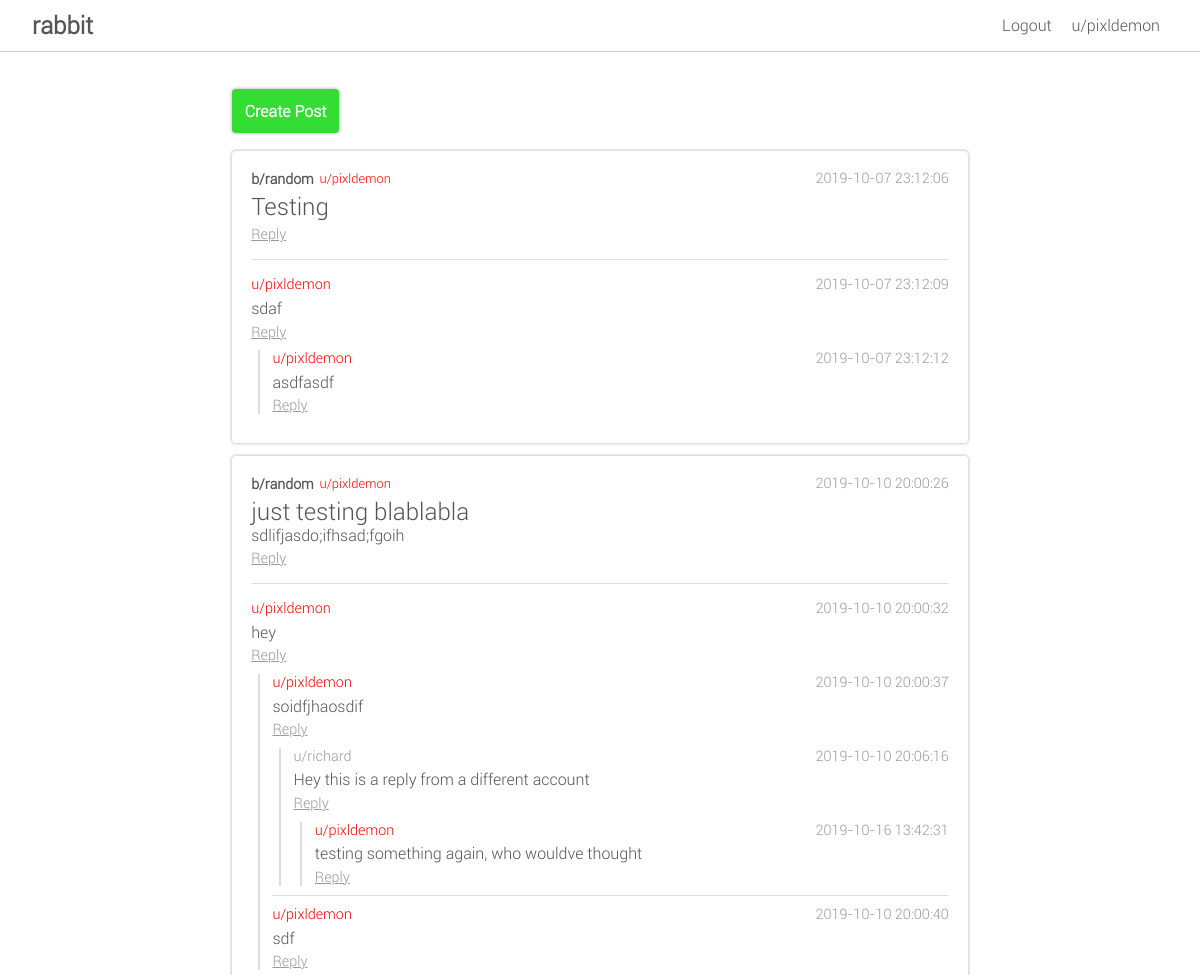
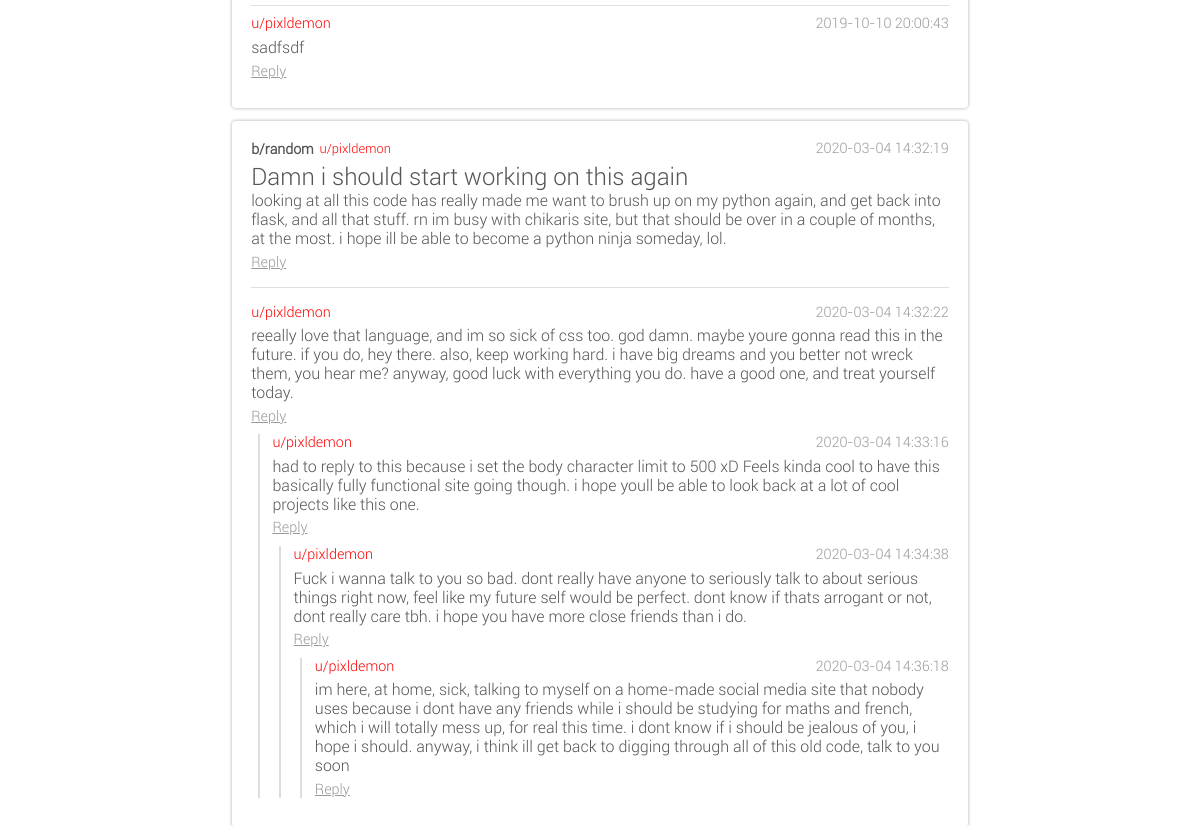
/b/random (signed in), run on the app's committed database (2 pictures, top to bottom).
### database.py (models this page shows, shortened)
class Submission(db.Model):
	__tablename__ = "submission"
	id = db.Column(db.Integer, primary_key=True)
	author_id = db.Column(db.Integer, ForeignKey("user.id"), nullable=False)
	board_id = db.Column(db.Integer, ForeignKey("board.id"), nullable=False)
	parent_id = db.Column(db.Integer, ForeignKey("submission.id"))
	original_post_id = db.Column(db.Integer, ForeignKey("submission.id"))
	creation_date = db.Column(db.DateTime, server_default=db.func.now())
	title = db.Column(db.String(200))
	body = db.Column(db.Text)
	author = db.relationship("User", backref=db.backref("submissions", lazy=True))
	board = db.relationship("Board", backref=db.backref("submissions", lazy=True))
	children = db.relationship("Submission", backref=db.backref("parent", remote_side=[id], foreign_keys=[parent_id], lazy=True), primaryjoin="Submission.id == Submission.parent_id")
	replies = db.relationship("Submission", backref=db.backref("original_post", remote_side=[id], foreign_keys=[original_post_id], lazy=True), primaryjoin="Submission.original_post_id == Submission.id")

class Board(db.Model):
	__tablename__ = "board"
	id = db.Column(db.Integer, primary_key = True)
	name = db.Column(db.String(80), nullable=False, unique=True)
	creator_id = db.Column(db.Integer, ForeignKey("user.id"), nullable=False)
	creation_date = db.Column(db.DateTime, server_default=db.func.now())
	creator = db.relationship("User", backref=db.backref("created_boards", lazy=True))

class User(db.Model):
	__tablename__ = "user"
	id = db.Column(db.Integer, primary_key=True)
	username = db.Column(db.String(80), unique=True, nullable=False)
	email = db.Column(db.String(120), unique=True, nullable=False)
	password = db.Column(db.String(100), nullable=False)
	type = db.Column(db.String(50), nullable=False, server_default="user")
	registration_date = db.Column(db.DateTime, server_default=db.func.now())

### routes.py (the view)
@routes.route("/b/<string:board>")
def view_board(board):
	board = select(Board, name=board)
	if not board:
		flash("This board does not exist", "error")
		return redirect(url_for("routes.home"))
	else:
		amount = request.args.get("amount", default=30)
		submissions = Submission.query.filter_by(board_id=board.id).order_by(Submission.creation_date).limit(amount)
		return render_template("board.html", board=board, submissions=submissions)

### database.py (called while the page is built)
def select(table, multiple=False, **kwargs):
	data = table.query.filter_by(**kwargs)
	return data.first() if not multiple else data.all()

### templates/board.html
{% extends "main.html" %}
{% from "includes/_post_helpers.html" import render_post %}
{% block body %}
	<div>
		<a href="/b/{{ board.name }}/create_post" class="btn-primary btn-post">Create Post</a>
	</div>
	<div class="feed">
		{% if submissions %}
		{% for submission in submissions %}
		{{ render_post(submission) }}
		{% endfor %}
		{% else %}
		There is nothing here
		{% endif %}
	</div>
{% endblock %}

### templates/includes/_post_helpers.html (shortened to what this page needs)
{% from "includes/_form_helpers.html" import render_field %}
{% macro render_post(post, comment_form, target_id, expand_thread=True) %}
<div class="post">
	<div class="post-titlebar">
		<div>
			<span>
				<h3><a href="/b/{{ post.board.name }}">b/{{ post.board.name }}</a></h3>
			</span>
			{{ render_user(post.author) }}
		</div>
		<span>{{ post.creation_date }}</span>
	</div>
	<div class="post-body">
		<h2><a href="/post/{{ post.id }}">{{ post.title }}</a></h2>
		<p>{{ post.body|safe }}</p>
	</div>
	{% if target_id == post.id %}
	<hr>
	<div class="comment_form">
		<form action="/reply/{{ post.id }}" method="post">
			{{ render_field(comment_form.body) }}
			<button class="btn-primary" type="submit" name="post" value="{{ post.id }}">Comment</button>
		</form>
	</div>
	{% else %}
	<div class="comment-footer">
		<a href="/reply/{{ post.id }}">Reply {% if not expand_thread %}({{ post.replies|length - 1 }}){% endif %}</a>
	</div>
	{% endif %}
	{% if post.children and expand_thread %}
	<hr>
	<div class="">
		{% for child in post.children %}
		{{ render_comment(child, target_id, comment_form) }}
		{% endfor %}
	</div>
	{% endif %}
</div>
{% endmacro %}
{% macro render_comment(comment, target_id, comment_form, expand_thread=True) %}
<div class="reply">
	<div class="comment">
		<div class="post-titlebar">
			{{ render_user(comment.author) }}
			<span>{{ comment.creation_date }}</span>
		</div>
		<div class="comment-body">
			{{ comment.body }}
		</div>
		<div class="comment-footer">
			<a href="/reply/{{ comment.id }}">Reply
				{% if not expand_thread %}({{ comment.children|length }}){% endif %}</a>
		</div>
	</div>
	{% if (comment.children or target_id == comment.id) and expand_thread %}
	<div class="thread">
		{% for child in comment.children %}
		{{ render_comment(child, target_id, comment_form) }}
		{% endfor %}
	</div>
	{% endif %}
</div>
{% endmacro %}
{% macro render_user(user) %}
<span>
	<a class="user" data-rank="{{ user.type }}" href="/u/{{ user.username }}">u/{{ user.username }}</a>
</span>
{% endmacro %}

### static/css/styles.css (style rules this page uses)
:root { --primary-color: #fff; --secondary-color: #3d3; --secondary-color-highlight: #4e4; --text-color: #555; --text-color-highlight: #999; --border-radius: 4px; --border-color: rgb(206, 206, 206); }
* { margin: 0; padding: 0; box-sizing: border-box !important; font-family: roboto; }
body { min-height: 100vh; background-color: var(--primary-color); color: var(--text-color); }
hr { height: 1px; border: none; outline: none; margin: 1em 0; opacity: 0.3; background-color: var(--text-color-highlight); }
.textinput, .btn-primary { resize: none; padding: .8em; margin: .3em 0; border-radius: var(--border-radius); border: none; box-shadow: 0px 0px 3px 1px rgba(0,0,0,0.2); }
.btn-primary { font-weight: bold; transition: .3s; font-size: 1em; color: var(--primary-color); cursor: pointer; border: none; background-color: var(--secondary-color); }
.post, .profile, .btn-primary:hover, .textarea { box-shadow: 0px 0px 3px 1px rgba(0,0,0,0.2); }
.post, .profile { padding: 1.2em; margin: .8em 0; border-radius: var(--border-radius); }
.post h2 { font-weight: normal; }
.post-titlebar { color: var(--text-color-highlight); }
.post-titlebar, .post-titlebar > div, .comment-footer { font-size: 0.9em; display: flex; justify-content: space-between; align-items: center; }
.post-titlebar h3 { font-size: 1.1em; margin-right: .4em; color: var(--text-color); display: inline; }
.user[data-rank="admin"] { color: red; }
.comment { margin: .6em 0; }
.comment-body, .post-body { margin: .35em 0; }
.comment-footer > a { color: var(--text-color-highlight); text-decoration: underline; }
.thread { padding-left: .8em; margin-left: .4em; border-left: 2px solid #ddd; overflow: visible; }
.reply:not(:first-child)::before { content: ""; display: block; position: relative; height: 1px; border: none; outline: none; margin: .5rem 0; opacity: 0.3; background-color: var(--text-color-highlight); }
a { display: inline-block; text-decoration: none; color: inherit; }

### data on the page
Submission: creation_date "2019-10-07 23:12:06", title "Testing"
Board: board.name "random"
User: username "pixldemon"
Submission: creation_date "2019-10-07 23:12:09", body "sdaf"
Submission: creation_date "2019-10-07 23:12:12", body "asdfasdf"
Submission: creation_date "2019-10-10 20:00:26", title "just testing blablabla", body "sdlifjasdo;ifhsad;fgoih"
Submission: creation_date "2019-10-10 20:00:32", body "hey"
Submission: creation_date "2019-10-10 20:00:37", body "soidfjhaosdif"
Submission: creation_date "2019-10-10 20:06:16", body "Hey this is a reply from a different account"
User: username "richard"
Submission: creation_date "2019-10-16 13:42:31", body "testing something again, who wouldve thought"
Submission: creation_date "2019-10-10 20:00:40", body "sdf"
Submission: creation_date "2019-10-10 20:00:43", body "sadfsdf"
Submission: creation_date "2020-03-04 14:32:19", title "Damn i should start working on this again", body "looking at all this code has really made me want to brush up on my python again, and get back into flask, and all that stuff. rn im busy with chikaris site, but that should be over in a couple of months, at the most. i hope ill be able to become a python ninja someday, lol."
Submission: creation_date "2020-03-04 14:32:22", body "reeally love that language, and im so sick of css too. god damn. maybe youre gonna read this in the future. if you do, hey there. also, keep working hard. i have big dreams and you better not wreck them, you hear me? anyway, good luck with everything you do. have a good one, and treat yourself today."
Submission: creation_date "2020-03-04 14:33:16", body "had to reply to this because i set the body character limit to 500 xD Feels kinda cool to have this basically fully functional site going though. i hope youll be able to look back at a lot of cool projects like this one."
Submission: creation_date "2020-03-04 14:34:38", body "Fuck i wanna talk to you so bad. dont really have anyone to seriously talk to about serious things right now, feel like my future self would be perfect. dont know if thats arrogant or not, dont really care tbh. i hope you have more close friends than i do."
Submission: creation_date "2020-03-04 14:36:18", body "im here, at home, sick, talking to myself on a home-made social media site that nobody uses because i dont have any friends while i should be studying for maths and french, which i will totally mess up, for real this time. i dont know if i should be jealous of you, i hope i should. anyway, i think ill get back to digging through all of this old code, talk to you soon"

### other printed values
{{ session.username }} "pixldemon"
